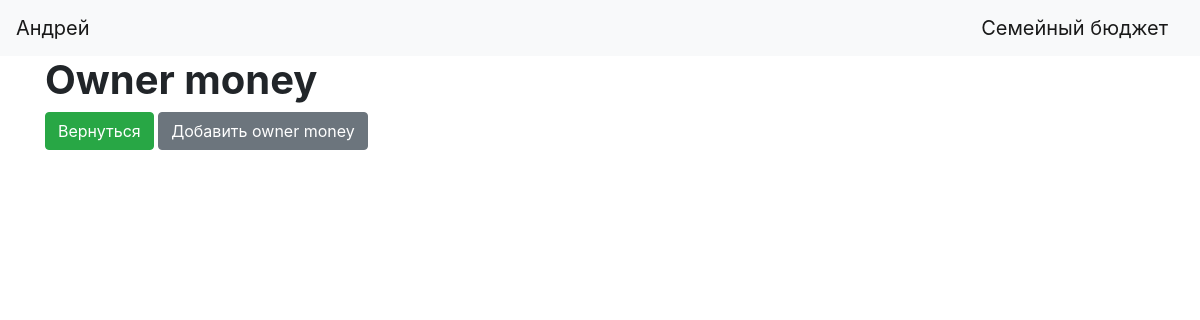
/owner_money_table (signed in), run on an earlier commit of the app's database.
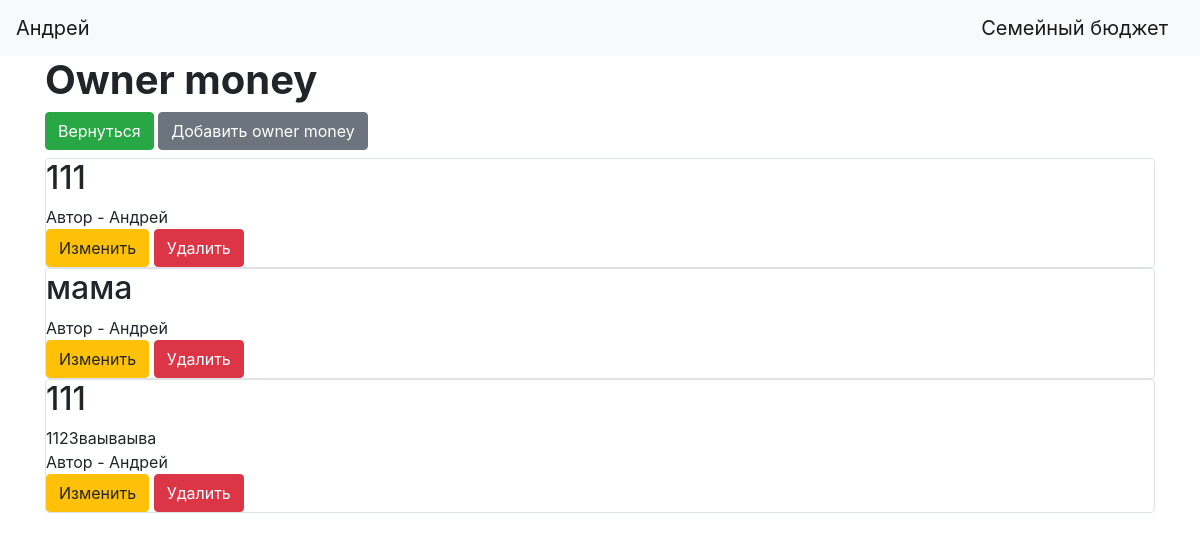
And on a later commit of the database.
### data/owner_money_class.py (models this page shows)
class Owner_money(SqlAlchemyBase):
    __tablename__ = 'owner_money'
    id = sqlalchemy.Column(sqlalchemy.Integer,
                           primary_key=True, autoincrement=True)
    title = sqlalchemy.Column(sqlalchemy.String, nullable=True)
    content = sqlalchemy.Column(sqlalchemy.String, nullable=True)
    user_id = sqlalchemy.Column(sqlalchemy.Integer,
                                sqlalchemy.ForeignKey("users.id"))
    user = orm.relation('User')

### data/users.py (models this page shows, shortened)
class User(SqlAlchemyBase, UserMixin):
    __tablename__ = 'users'
    id = sqlalchemy.Column(sqlalchemy.Integer,
                           primary_key=True, autoincrement=True)
    name = sqlalchemy.Column(sqlalchemy.String, nullable=True)
    email = sqlalchemy.Column(sqlalchemy.String,
                              index=True, unique=True, nullable=True)
    hashed_password = sqlalchemy.Column(sqlalchemy.String, nullable=True)
    created_date = sqlalchemy.Column(sqlalchemy.DateTime,
                                     default=datetime.datetime.now)
    cards = orm.relation("Cards", back_populates='user')
    type_of_operation = orm.relation('Type_of_operation', back_populates='user')
    owner_money = orm.relation("Owner_money", back_populates='user')
    resource = orm.relation("Resource", back_populates='user')
    operations = orm.relation('Operations', back_populates='user')

### main.py (the view)
@app.route('/owner_money_table')
def get_owner_money_table():
    db_sess = db_session.create_session()
    owner_money = db_sess.query(Owner_money).filter(Owner_money.user_id == current_user.id)
    return render_template("owner_money_table.html", owner_money=owner_money)

### data/db_session.py (called while the page is built)
def create_session() -> Session:
    global __factory
    return __factory()

### main.py (called while the page is built)
@login_manager.user_loader
def load_user(user_id):
    db_sess = db_session.create_session()
    return db_sess.query(User).get(user_id)

### templates/owner_money_table.html (shortened to what this page needs)
{% extends "base.html" %}
{% block content %}
<h1><b>Owner money</b></h1>
<a href="/" class="btn btn-success">Вернуться</a>
<a href="owner_money" class="btn btn-secondary">Добавить owner money</a>
{% for item in owner_money[::-1]%}
<div class="col-md6 border rounded">
    <h2>{{item.title}}</h2>
    <div>
        {{item.content}}
    </div>
    <div>
        Автор - {{item.user.name}}
    </div>
        {% if current_user.is_authenticated and current_user == item.user %}
    <div>
        <a href="/owner_money/{{ item.id }}" class="btn btn-warning">
            Изменить
        </a>
        <a href="/owner_money_delete/{{ item.id }}" class="btn btn-danger">
            Удалить
        </a>
    </div>
{% endif %}
</div>
{% endfor %}
{% endblock %}

What changed in the data, as far as the page shows it:
added Owner_money: title "111", user.name "Андрей"
added Owner_money: title "мама", user.name "Андрей"
added Owner_money: title "111", content "1123ваываыва", user.name "Андрей"
